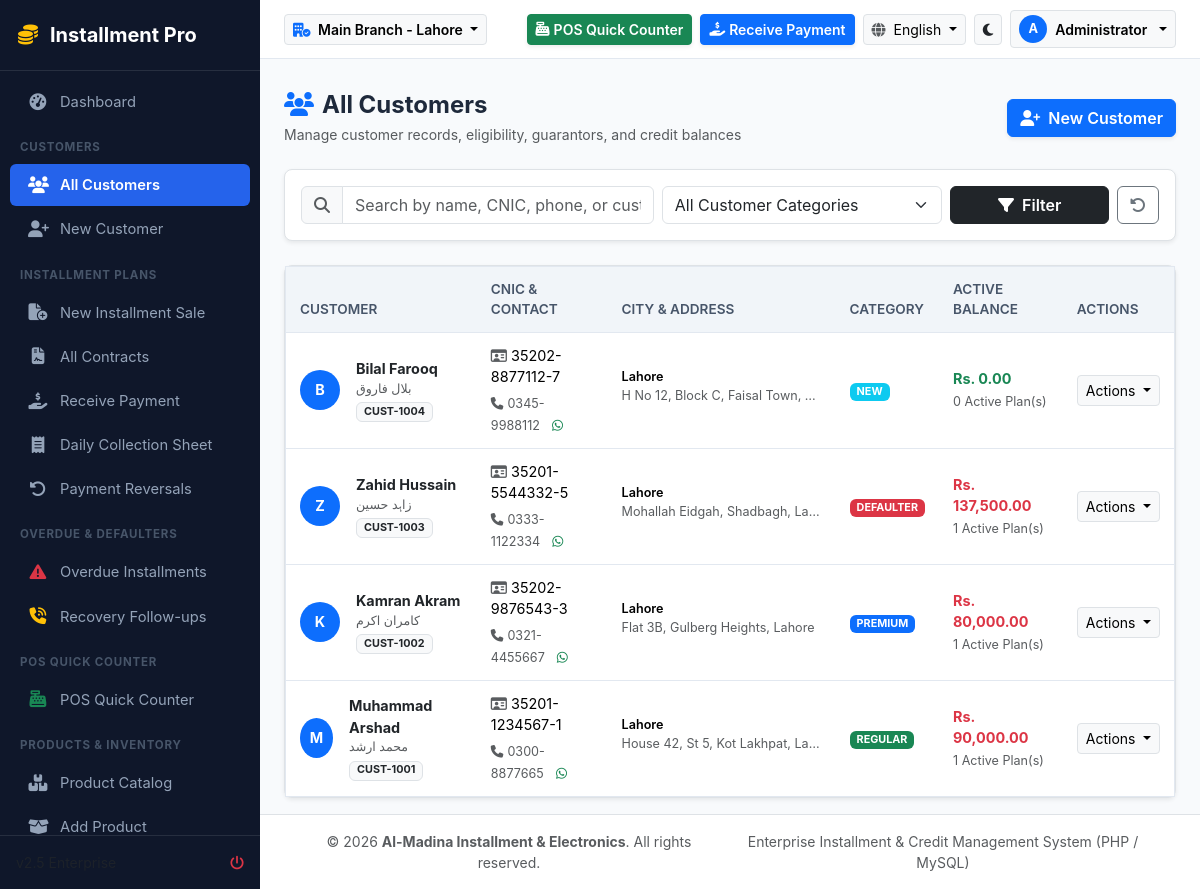
The app's page /customers/index.php (signed in) with its own data.
### tables this page shows
CREATE TABLE IF NOT EXISTS `branches` (
    `id` INT AUTO_INCREMENT PRIMARY KEY,
    `branch_code` VARCHAR(20) NOT NULL UNIQUE,
    `name` VARCHAR(150) NOT NULL,
    `urdu_name` VARCHAR(150) NULL,
    `phone` VARCHAR(50) NULL,
    `address` TEXT NULL,
    `city` VARCHAR(100) DEFAULT 'Lahore',
    `is_active` TINYINT(1) DEFAULT 1,
    `created_at` TIMESTAMP DEFAULT CURRENT_TIMESTAMP
);

CREATE TABLE IF NOT EXISTS `customers` (
    `id` INT AUTO_INCREMENT PRIMARY KEY,
    `branch_id` INT NOT NULL,
    `customer_code` VARCHAR(30) NOT NULL UNIQUE,
    `full_name` VARCHAR(150) NOT NULL,
    `father_husband_name` VARCHAR(150) NULL,
    `urdu_name` VARCHAR(150) NULL,
    `cnic` VARCHAR(30) NOT NULL,
    `phone` VARCHAR(30) NOT NULL,
    `whatsapp` VARCHAR(30) NULL,
    `alt_phone` VARCHAR(30) NULL,
    `email` VARCHAR(100) NULL,
    `current_address` TEXT NOT NULL,
    `permanent_address` TEXT NULL,
    `city` VARCHAR(100) DEFAULT 'Lahore',
    `occupation` VARCHAR(100) NULL,
    `employer_name` VARCHAR(150) NULL,
    `monthly_income` DECIMAL(12,2) DEFAULT 0.00,
    `credit_limit` DECIMAL(12,2) DEFAULT 200000.00,
    `category` ENUM('new', 'regular', 'premium', 'high_risk', 'defaulter', 'blacklisted') DEFAULT 'new',
    `status` ENUM('active', 'inactive', 'blacklisted') DEFAULT 'active',
    `photo` VARCHAR(255) NULL,
    `cnic_front` VARCHAR(255) NULL,
    `cnic_back` VARCHAR(255) NULL,
    `notes` TEXT NULL,
    `created_by` INT NULL,
    `created_at` TIMESTAMP DEFAULT CURRENT_TIMESTAMP,
    `updated_at` TIMESTAMP DEFAULT CURRENT_TIMESTAMP ON UPDATE CURRENT_TIMESTAMP,
    INDEX (`cnic`),
    INDEX (`phone`),
    INDEX (`branch_id`)
);

### config/lang.php (called while the page is built, shortened)
<?php
function current_lang(): string {
    return $_SESSION['app_lang'] ?? 'en';
}
function is_rtl(): bool {
    return current_lang() === 'ur';
}
function __($key): string {
    $lang = current_lang();
    return $GLOBALS['LANG'][$lang][$key] ?? $GLOBALS['LANG']['en'][$key] ?? $key;
}

### config/auth.php (called while the page is built, shortened)
<?php
function is_logged_in(): bool {
    $userId = $_SESSION['installment_user_id'] ?? $_SESSION['user_id'] ?? null;
    return !empty($userId);
}
function current_user(): ?array {
    $userId = (int)($_SESSION['installment_user_id'] ?? $_SESSION['user_id'] ?? 0);
    return [
        'id' => $_SESSION['installment_user_id'] ?? $_SESSION['user_id'] ?? $userId,
        'username' => $_SESSION['username'] ?? 'User',
        'full_name' => $_SESSION['full_name'] ?? 'User',
        'role_id' => $_SESSION['role_id'] ?? 1,
        'role_name' => $_SESSION['role_name'] ?? 'User',
        'branch_id' => $_SESSION['branch_id'] ?? 1,
        'permissions' => $_SESSION['permissions'] ?? []
    ];
}
function current_branch_id(): int {
    return (int)($_SESSION['active_branch_id'] ?? 1);
}

### config/db.php (called while the page is built, shortened)
<?php
class DB {
    private static ?PDO $instance = null;
    public static function getConnection(): PDO {
        if (self::$instance === null) {
            try {
                $dsn = "mysql:host=" . DB_HOST . ";port=" . DB_PORT . ";dbname=" . DB_NAME . ";charset=utf8mb4";
                self::$instance = new PDO($dsn, DB_USER, DB_PASS, [
                    PDO::ATTR_ERRMODE            => PDO::ERRMODE_EXCEPTION,
                    PDO::ATTR_DEFAULT_FETCH_MODE => PDO::FETCH_ASSOC,
                    PDO::ATTR_EMULATE_PREPARES   => false,
                    PDO::MYSQL_ATTR_INIT_COMMAND => "SET NAMES utf8mb4"
                ]);
            } catch (PDOException $e) {
                die("Database Connection Error: " . htmlspecialchars($e->getMessage()) . "<br>Please ensure MySQL is running on port " . DB_PORT . " and run <a href='" . BASE_URL . "/setup.php'>setup.php</a>");
            }
        }
        return self::$instance;
    }
    public static function query(string $sql, array $params = []): PDOStatement {
        $stmt = self::getConnection()->prepare($sql);
        $stmt->execute($params);
        return $stmt;
    }
    public static function fetch(string $sql, array $params = []): ?array {
        $result = self::query($sql, $params)->fetch();
        return $result ?: null;
    }
    public static function fetchAll(string $sql, array $params = []): array {
        return self::query($sql, $params)->fetchAll();
    }
}

### config/helpers.php (called while the page is built, shortened)
<?php
function format_currency(float|int|string|null $amount): string {
    $num = (float)($amount ?? 0);
    $curr = is_rtl() ? 'روپے ' : 'Rs. ';
    return $curr . number_format($num, 2);
}
function get_setting(string $key, string $default = ''): string {
    static $cache = [];
    if (!isset($cache[$key])) {
        try {
            $row = DB::fetch("SELECT setting_value FROM settings WHERE setting_key = ?", [$key]);
            $cache[$key] = $row ? $row['setting_value'] : $default;
        } catch (Exception $e) {
            $cache[$key] = $default;
        }
    }
    return $cache[$key];
}
function whatsapp_url(string $phone, string $message): string {
    $num = preg_replace('/[^0-9]/', '', $phone);
    return "https://api.whatsapp.com/send?phone=" . urlencode($num) . "&text=" . urlencode($message);
}

### customers/index.php (the view, shortened to what this page needs)
<?php
require_once __DIR__ . '/../includes/header.php';
$branchId = current_branch_id();
$search = trim($_GET['search'] ?? '');
$sql = "SELECT c.*,
    COALESCE(SUM(con.balance_amount), 0) as total_balance,
    COUNT(con.id) as contract_count
    FROM customers c
    LEFT JOIN installment_contracts con ON c.id = con.customer_id AND con.status IN ('active', 'overdue')
    WHERE c.branch_id = ?";
$params = [$branchId];
$sql .= " GROUP BY c.id ORDER BY c.id DESC";
$customers = DB::fetchAll($sql, $params);
?>
<div class="d-flex flex-column flex-sm-row justify-content-between align-items-sm-center mb-4 gap-3">
    <div>
        <h4 class="fw-bold mb-1"><i class="fa-solid fa-users text-primary me-2"></i><?= __('customer_list') ?></h4>
        <p class="text-muted small mb-0">Manage customer records, eligibility, guarantors, and credit balances</p>
    </div>
    <a href="<?= BASE_URL ?>/customers/create.php" class="btn btn-primary fw-semibold shadow-sm">
        <i class="fa-solid fa-user-plus me-1"></i> <?= __('new_customer') ?>
    </a>
</div>
<div class="card border rounded-3 shadow-sm mb-4">
    <div class="card-body p-3">
        <form method="GET" action="" class="row g-2 align-items-center">
            <div class="col-md-5">
                <div class="input-group">
                    <span class="input-group-text bg-light"><i class="fa-solid fa-magnifying-glass text-muted"></i></span>
                    <input type="text" name="search" class="form-control" placeholder="Search by name, CNIC, phone, or customer code..." value="<?= htmlspecialchars($search) ?>">
                </div>
            </div>
            <div class="col-md-4">
                <select name="category" class="form-select">
                    <option value="">All Customer Categories</option>
                </select>
            </div>
            <div class="col-md-3 d-flex gap-2">
                <button type="submit" class="btn btn-dark w-100 fw-semibold"><i class="fa-solid fa-filter me-1"></i> <?= __('filter') ?></button>
                <a href="<?= BASE_URL ?>/customers/index.php" class="btn btn-outline-secondary"><i class="fa-solid fa-rotate-left"></i></a>
            </div>
        </form>
    </div>
</div>
<div class="card border rounded-3 shadow-sm">
    <div class="table-responsive">
        <table class="table table-hover align-middle mb-0 table-custom">
            <thead>
                <tr>
                    <th>Customer</th>
                    <th>CNIC & Contact</th>
                    <th>City & Address</th>
                    <th>Category</th>
                    <th>Active Balance</th>
                    <th>Actions</th>
                </tr>
            </thead>
            <tbody>
                <?php if (empty($customers)): ?>
                <tr>
                    <td colspan="6" class="text-center py-4 text-muted">
                        <i class="fa-solid fa-user-slash fa-2x mb-2 d-block text-secondary"></i>
                        No customers found matching your criteria.
                    </td>
                </tr>
                <?php else: ?>
                    <?php foreach ($customers as $c): ?>
                    <tr>
                        <td>
                            <div class="d-flex align-items-center gap-3">
                                <div class="bg-primary text-white rounded-circle d-flex align-items-center justify-content-center fw-bold" style="width:40px;height:40px;">
                                    <?= strtoupper(substr($c['full_name'], 0, 1)) ?>
                                </div>
                                <div>
                                    <a href="<?= BASE_URL ?>/customers/view.php?id=<?= $c['id'] ?>" class="fw-bold text-decoration-none text-body">
                                        <?= htmlspecialchars($c['full_name']) ?>
                                    </a>
                                    <?php if (!empty($c['urdu_name'])): ?>
                                        <small class="d-block text-muted"><?= htmlspecialchars($c['urdu_name']) ?></small>
                                    <?php endif; ?>
                                    <small class="badge bg-light text-dark border"><?= htmlspecialchars($c['customer_code']) ?></small>
                                </div>
                            </div>
                        </td>
                        <td>
                            <div><i class="fa-regular fa-id-card text-muted me-1"></i><?= htmlspecialchars($c['cnic']) ?></div>
                            <div class="mt-1">
                                <a href="tel:<?= $c['phone'] ?>" class="text-decoration-none text-muted small me-2"><i class="fa-solid fa-phone me-1"></i><?= htmlspecialchars($c['phone']) ?></a>
                                <?php if (!empty($c['whatsapp'])): ?>
                                <a href="<?= whatsapp_url($c['whatsapp'], "Assalam-o-Alaikum " . $c['full_name'] . ", this message is from " . get_setting('company_name')) ?>" target="_blank" class="text-success small" title="WhatsApp Message">
                                    <i class="fa-brands fa-whatsapp"></i>
                                </a>
                                <?php endif; ?>
                            </div>
                        </td>
                        <td>
                            <div class="small fw-semibold"><?= htmlspecialchars($c['city']) ?></div>
                            <small class="text-muted text-truncate d-inline-block" style="max-width: 200px;"><?= htmlspecialchars($c['current_address']) ?></small>
                        </td>
                        <td>
                            <?php
                            $catColors = [
                                'new' => 'info',
                                'regular' => 'success',
                                'premium' => 'primary',
                                'high_risk' => 'warning',
                                'defaulter' => 'danger',
                                'blacklisted' => 'dark'
                            ];
                            $color = $catColors[$c['category']] ?? 'secondary';
                            ?>
                            <span class="badge bg-<?= $color ?> text-uppercase"><?= str_replace('_', ' ', $c['category']) ?></span>
                        </td>
                        <td>
                            <div class="fw-bold <?= $c['total_balance'] > 0 ? 'text-danger' : 'text-success' ?>">
                                <?= format_currency($c['total_balance']) ?>
                            </div>
                            <small class="text-muted"><?= $c['contract_count'] ?> Active Plan(s)</small>
                        </td>
                        <td>
                            <div class="dropdown">
                                <button class="btn btn-sm btn-light border dropdown-toggle" type="button" data-bs-toggle="dropdown">
                                    Actions
                                </button>
                            </div>
                        </td>
                    </tr>
                    <?php endforeach; ?>
                <?php endif; ?>
            </tbody>
        </table>
    </div>
</div>
<?php require_once __DIR__ . '/../includes/footer.php'; ?>

### includes/header.php (shortened to what this page needs)
<?php
$currentUser = current_user();
$activeBranchId = current_branch_id();
$branches = DB::fetchAll("SELECT * FROM branches WHERE is_active = 1 ORDER BY id ASC");
$activeBranch = DB::fetch("SELECT * FROM branches WHERE id = ?", [$activeBranchId]) ?? ($branches[0] ?? ['name' => 'Main Branch']);
$themeMode = $_SESSION['theme_mode'] ?? 'light';
$lang = current_lang();
$isRtl = is_rtl();
?>
<!DOCTYPE html>
<html lang="<?= $lang ?>" dir="<?= $isRtl ? 'rtl' : 'ltr' ?>" data-bs-theme="<?= $themeMode ?>">
<head>
    <title><?= __('app_name') ?> - <?= get_setting('company_name', 'Installment Management System') ?></title>
    <link rel="stylesheet" href="https://cdn.jsdelivr.net/npm/bootstrap@5.3.2/dist/css/bootstrap.min.css">
    <link rel="stylesheet" href="https://cdnjs.cloudflare.com/ajax/libs/font-awesome/6.5.1/css/all.min.css">
    <link rel="stylesheet" href="<?= BASE_URL ?>/assets/css/custom.css">
</head>
<body dir="<?= $isRtl ? 'rtl' : 'ltr' ?>">
<div id="app-wrapper">
    <?php include __DIR__ . '/sidebar.php'; ?>
    <div id="main-content">
        <header class="top-navbar">
            <div class="d-flex align-items-center gap-3">
                <div class="dropdown">
                    <button class="btn btn-sm btn-light border dropdown-toggle fw-semibold" type="button" data-bs-override="true" data-bs-toggle="dropdown">
                        <i class="fa-solid fa-building-circle-check text-primary me-1"></i>
                        <?= htmlspecialchars($isRtl && !empty($activeBranch['urdu_name']) ? $activeBranch['urdu_name'] : $activeBranch['name']) ?>
                    </button>
                </div>
            </div>
            <div class="d-flex align-items-center gap-2">
                <a href="<?= BASE_URL ?>/pos/index.php" class="btn btn-sm btn-success fw-semibold d-none d-sm-inline-flex align-items-center gap-1 shadow-sm">
                    <i class="fa-solid fa-cash-register"></i> <?= __('pos') ?>
                </a>
                <a href="<?= BASE_URL ?>/collection/receive.php" class="btn btn-sm btn-primary fw-semibold d-none d-md-inline-flex align-items-center gap-1 shadow-sm">
                    <i class="fa-solid fa-hand-holding-dollar"></i> <?= __('receive_payment') ?>
                </a>
                <div class="dropdown">
                    <button class="btn btn-sm btn-light border dropdown-toggle" type="button" data-bs-toggle="dropdown">
                        <i class="fa-solid fa-globe text-muted me-1"></i>
                        <?= $lang === 'ur' ? 'اردو' : 'English' ?>
                    </button>
                </div>
                <a href="?theme=<?= $themeMode === 'light' ? 'dark' : 'light' ?>" class="btn btn-sm btn-light border" title="Toggle Light/Dark Theme">
                    <i class="fa-solid <?= $themeMode === 'light' ? 'fa-moon text-dark' : 'fa-sun text-warning' ?>"></i>
                </a>
                <div class="dropdown">
                    <button class="btn btn-sm btn-light border dropdown-toggle d-flex align-items-center gap-2" type="button" data-bs-toggle="dropdown">
                        <div class="bg-primary text-white rounded-circle d-flex align-items-center justify-content-center" style="width:28px;height:28px;font-size:0.8rem;font-weight:700;">
                            <?= strtoupper(substr($currentUser['username'] ?? 'U', 0, 1)) ?>
                        </div>
                        <span class="d-none d-md-inline fw-semibold"><?= htmlspecialchars($currentUser['full_name']) ?></span>
                    </button>
                </div>
            </div>
        </header>
        <div class="container-fluid pt-3 px-4">
        </div>
        <main class="flex-grow-1 px-4 py-3">

### records on screen
branches: name "Main Branch - Lahore"
customers: full_name "B", full_name "Bilal Farooq", urdu_name "بلال فاروق", customer_code "CUST-1004", cnic "35202-8877112-7", phone "0345-9988112", city "Lahore", current_address "H No 12, Block C, Faisal Town,…", category "NEW", total_balance "Rs. 0.00", contract_count "0"
customers: full_name "Z", full_name "Zahid Hussain", urdu_name "زاہد حسین", customer_code "CUST-1003", cnic "35201-5544332-5", phone "0333-1122334", city "Lahore", current_address "Mohallah Eidgah, Shadbagh, La…", category "DEFAULTER", total_balance "Rs. 137,500.00", contract_count "1"
customers: full_name "K", full_name "Kamran Akram", urdu_name "کامران اکرم", customer_code "CUST-1002", cnic "35202-9876543-3", phone "0321-4455667", city "Lahore", current_address "Flat 3B, Gulberg Heights, Lahore", category "PREMIUM", total_balance "Rs. 80,000.00", contract_count "1"
customers: full_name "M", full_name "Muhammad Arshad", urdu_name "محمد ارشد", customer_code "CUST-1001", cnic "35201-1234567-1", phone "0300-8877665", city "Lahore", current_address "House 42, St 5, Kot Lakhpat, La…", category "REGULAR", total_balance "Rs. 90,000.00", contract_count "1"

### other values on screen
__('app_name') "Installment Pro"
__('dashboard') "Dashboard"
__('customers') "CUSTOMERS"
__('customer_list') "All Customers"
__('new_customer') "New Customer"
__('installment_plans') "INSTALLMENT PLANS"
__('new_contract') "New Installment Sale"
__('all_contracts') "All Contracts"
__('receive_payment') "Receive Payment"
__('daily_collection') "Daily Collection Sheet"
__('payment_reversals') "Payment Reversals"
__('defaulters') "OVERDUE & DEFAULTERS"
__('overdue_list') "Overdue Installments"
__('followups') "Recovery Follow-ups"
__('pos') "POS QUICK COUNTER"
